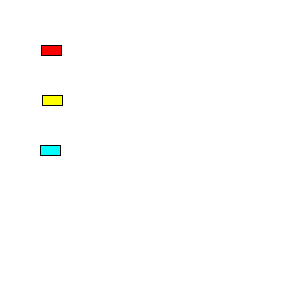
Frame 1 (no input)
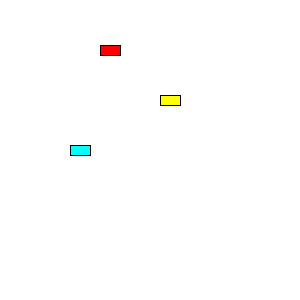
Frame 60 (the mouse pressed at the canvas centre just before this capture)
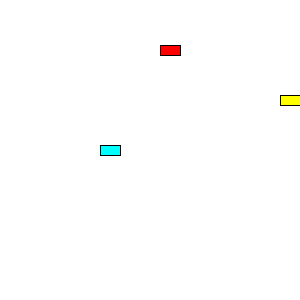
Frame 120 (the mouse held since frame 60 and released just before this capture)

The Processing sketch that drew these frames (run headless with seeded random() and noise(); from frame 60 on, the mouse is pressed at the canvas centre):

// Processing sketch: Class3_4
// ── Class3_4.pde
Car myCar,myCar2,myCar3;

void setup() {
  size(300, 300);
  myCar = new Car(50,50,1,color(255,0,0),20);
  myCar2 = new Car(50,100,2,color(255,255,0),30);
  myCar3 = new Car(50,150,0.5,color(0,255,255),30);
}
void draw() {
  background(255);
  myCar.move();
  myCar.display();
  
  myCar2.move();
  myCar2.display();
  
  myCar3.move();
  myCar3.display();
}
// ── Car.pde
class Car {
  //-------------- properties ------------------------
  color c;
  float x;
  float y;
  float speed;
  float size;
  
  //-------------- Constructor -----------------------
  Car(float x_,float y_,float s,color c_,float size_) {
    c=c_;
    x=x_;
    y=y_;
    speed=s;
    size=size_;
  }

  //-------------- Medthod ---------------------------
  void display() {
    rectMode(CENTER);
    fill(c);
    rect(x, y, 20, 10);
  }
  void move() {
    x+=speed;
    if (x>width) {
      x=0;
    }
  }
}
